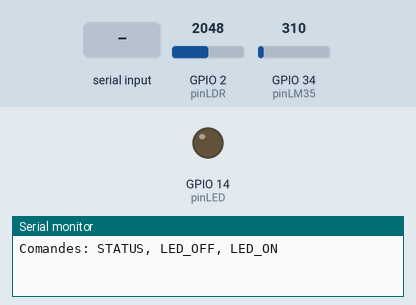
A sketch run on a simulated ESP32. Parts: output pins drawn as LEDs (lit = HIGH), the last lines printed to the serial monitor. Inputs (shaded band) come from the test bench; at power-on: GPIO 2 (pinLDR) = 2048, GPIO 34 (pinLM35) = 310.

Above: at 1.3 s.
1.4 s: "LED_ON\n" received over Serial
At 2.4 s:
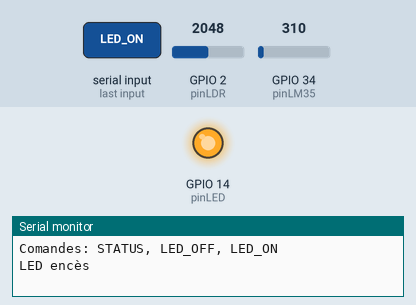
4.5 s: "LED_OFF\n" received over Serial
At 4.8 s:
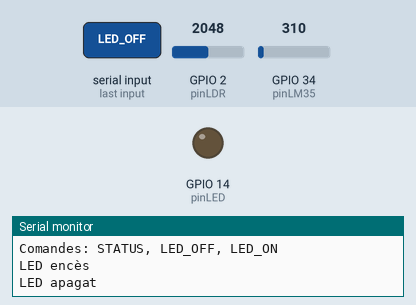
Timing chart, 0 to 7.5 s (numbered marks = the images above; inputs shaded):
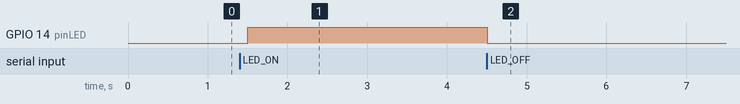

The sketch:

4.ino
```cpp
const int pinLDR = 2;
const int pinLM35 = 34;
const int pinLED = 14;

void setup() {
  Serial.begin(115200);
  pinMode(pinLED, OUTPUT);
  digitalWrite(pinLED, LOW);

  Serial.println("Comandes: STATUS, LED_OFF, LED_ON");
}

void loop() {
  int valorLDR = analogRead(pinLDR);
  int valorLM35 = analogRead(pinLM35);

  float voltatge = (valorLM35 / 4095.0) * 3.3;
  float temperatura = voltatge * 100.0;

  if (Serial.available()) {
    String comanda = Serial.readStringUntil('\n');
    comanda.trim();
    comanda.toUpperCase();

    if (comanda == "STATUS") {
      Serial.println("=== ESTAT DEL SISTEMA ===");
      Serial.print("LDR: ");
      Serial.println(valorLDR);
      Serial.print("Temperatura: ");
      Serial.print(temperatura);
      Serial.println(" C");
      Serial.print("LED: ");
      Serial.println(digitalRead(pinLED) ? "ENCES" : "APAGAT");
    }
    else if (comanda == "LED_OFF") {
      digitalWrite(pinLED, LOW);
      Serial.println("LED apagat");
    }
    else if (comanda == "LED_ON") {
      digitalWrite(pinLED, HIGH);
      Serial.println("LED encès");
    }
    else {
      Serial.println("Comanda no reconeguda");
    }
  }

  delay(500);
}
```

Measured:
- after the input at 1.4 s, GPIO 14 (pinLED): LOW → HIGH after 0.10 s
- after the input at 4.5 s, GPIO 14 (pinLED): HIGH → LOW at once
